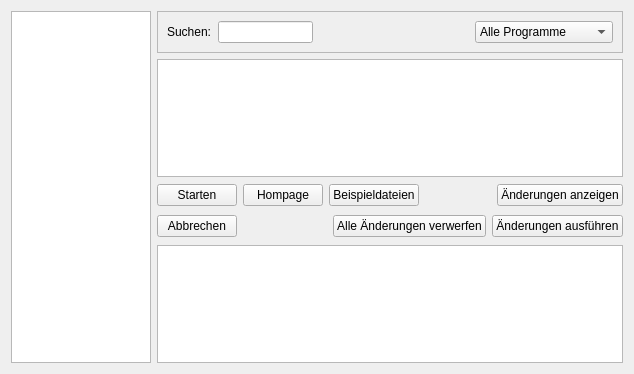
<ui version="4.0" >
 <class>eduversumGui</class>
 <widget class="QWidget" name="eduversumGui" >
  <property name="geometry" >
   <rect>
    <x>0</x>
    <y>0</y>
    <width>634</width>
    <height>374</height>
   </rect>
  </property>
  <property name="windowTitle" >
   <string>Eduversum</string>
  </property>
  <layout class="QGridLayout" name="gridLayout_4" >
   <item rowspan="5" row="0" column="0" >
    <widget class="QTreeWidget" name="categoriesTreeWidget" >
     <property name="minimumSize" >
      <size>
       <width>140</width>
       <height>0</height>
      </size>
     </property>
     <property name="maximumSize" >
      <size>
       <width>140</width>
       <height>16777215</height>
      </size>
     </property>
     <property name="iconSize" >
      <size>
       <width>32</width>
       <height>3332</height>
      </size>
     </property>
     <property name="rootIsDecorated" >
      <bool>false</bool>
     </property>
     <property name="headerHidden" >
      <bool>true</bool>
     </property>
     <column>
      <property name="text" >
       <string>1</string>
      </property>
     </column>
    </widget>
   </item>
   <item row="0" column="1" >
    <widget class="QFrame" name="frame0" >
     <property name="frameShape" >
      <enum>QFrame::StyledPanel</enum>
     </property>
     <property name="frameShadow" >
      <enum>QFrame::Raised</enum>
     </property>
     <layout class="QGridLayout" name="gridLayout_3" >
      <item row="0" column="0" >
       <widget class="QLabel" name="label" >
        <property name="text" >
         <string>Suchen:</string>
        </property>
       </widget>
      </item>
      <item row="0" column="1" >
       <widget class="QLineEdit" name="searchLineEdit" />
      </item>
      <item row="0" column="2" >
       <spacer name="horizontalSpacer_2" >
        <property name="orientation" >
         <enum>Qt::Horizontal</enum>
        </property>
        <property name="sizeHint" stdset="0" >
         <size>
          <width>168</width>
          <height>20</height>
         </size>
        </property>
       </spacer>
      </item>
      <item row="0" column="3" >
       <widget class="QComboBox" name="comboBox" >
        <item>
         <property name="text" >
          <string>Alle Programme</string>
         </property>
        </item>
        <item>
         <property name="text" >
          <string>Nur installierte</string>
         </property>
        </item>
        <item>
         <property name="text" >
          <string>Nur nicht installierte</string>
         </property>
        </item>
       </widget>
      </item>
     </layout>
    </widget>
   </item>
   <item row="1" column="1" >
    <widget class="QTreeWidget" name="treeWidget" >
     <property name="iconSize" >
      <size>
       <width>32</width>
       <height>32</height>
      </size>
     </property>
     <property name="rootIsDecorated" >
      <bool>false</bool>
     </property>
     <property name="headerHidden" >
      <bool>true</bool>
     </property>
     <column>
      <property name="text" >
       <string>1</string>
      </property>
     </column>
    </widget>
   </item>
   <item row="2" column="1" >
    <widget class="QFrame" name="frame1" >
     <property name="frameShape" >
      <enum>QFrame::NoFrame</enum>
     </property>
     <property name="frameShadow" >
      <enum>QFrame::Raised</enum>
     </property>
     <layout class="QGridLayout" name="gridLayout" >
      <property name="horizontalSpacing" >
       <number>6</number>
      </property>
      <property name="verticalSpacing" >
       <number>0</number>
      </property>
      <property name="margin" >
       <number>0</number>
      </property>
      <item row="0" column="0" >
       <widget class="QPushButton" name="execPushButton" >
        <property name="text" >
         <string>Starten</string>
        </property>
        <property name="checkable" >
         <bool>false</bool>
        </property>
       </widget>
      </item>
      <item row="0" column="1" >
       <widget class="QPushButton" name="homepagePushButton" >
        <property name="text" >
         <string>Hompage</string>
        </property>
       </widget>
      </item>
      <item row="0" column="2" >
       <widget class="QPushButton" name="examplePushButton" >
        <property name="text" >
         <string>Beispieldateien</string>
        </property>
       </widget>
      </item>
      <item row="0" column="3" >
       <spacer name="horizontalSpacer_3" >
        <property name="orientation" >
         <enum>Qt::Horizontal</enum>
        </property>
        <property name="sizeHint" stdset="0" >
         <size>
          <width>50</width>
          <height>25</height>
         </size>
        </property>
       </spacer>
      </item>
      <item row="0" column="4" >
       <widget class="QPushButton" name="showChangesPushButton" >
        <property name="text" >
         <string>Änderungen anzeigen</string>
        </property>
       </widget>
      </item>
     </layout>
    </widget>
   </item>
   <item row="3" column="1" >
    <widget class="QFrame" name="frame2" >
     <property name="frameShape" >
      <enum>QFrame::NoFrame</enum>
     </property>
     <property name="frameShadow" >
      <enum>QFrame::Raised</enum>
     </property>
     <layout class="QGridLayout" name="gridLayout_2" >
      <property name="horizontalSpacing" >
       <number>6</number>
      </property>
      <property name="verticalSpacing" >
       <number>0</number>
      </property>
      <property name="margin" >
       <number>0</number>
      </property>
      <item row="0" column="0" >
       <widget class="QPushButton" name="cancelChangesPushButton" >
        <property name="text" >
         <string>Abbrechen</string>
        </property>
        <property name="checkable" >
         <bool>false</bool>
        </property>
       </widget>
      </item>
      <item row="0" column="1" >
       <spacer name="horizontalSpacer_4" >
        <property name="orientation" >
         <enum>Qt::Horizontal</enum>
        </property>
        <property name="sizeHint" stdset="0" >
         <size>
          <width>50</width>
          <height>25</height>
         </size>
        </property>
       </spacer>
      </item>
      <item row="0" column="2" >
       <widget class="QPushButton" name="discardChangesPushButton" >
        <property name="text" >
         <string>Alle Änderungen verwerfen</string>
        </property>
        <property name="checkable" >
         <bool>false</bool>
        </property>
       </widget>
      </item>
      <item row="0" column="3" >
       <widget class="QPushButton" name="applyChangesPushButton" >
        <property name="text" >
         <string>Änderungen ausführen</string>
        </property>
        <property name="checkable" >
         <bool>false</bool>
        </property>
       </widget>
      </item>
     </layout>
    </widget>
   </item>
   <item row="4" column="1" >
    <widget class="QTextBrowser" name="descriptionTextBrowser" />
   </item>
  </layout>
 </widget>
 <resources/>
 <connections/>
</ui>
